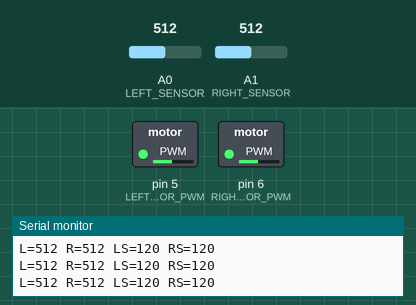
This sketch was run on a simulated Arduino Uno, built with avr-gcc and run on an emulated ATmega328P. On the bench: switched loads named in the sketch (green lamp = pin HIGH), the last lines printed to the serial monitor. The inputs (shaded band) are chosen by the test bench; at power-on: A0 (LEFT_SENSOR) = 512, A1 (RIGHT_SENSOR) = 512.

Above: at 1.2 s.
1.3 s: A0 (LEFT_SENSOR) set to 811
At 2.3 s:
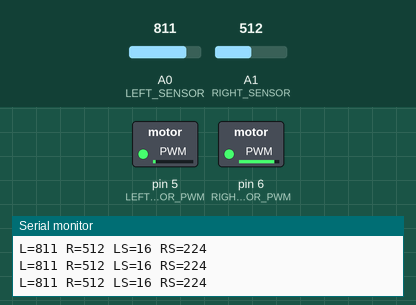
2.8 s: A0 (LEFT_SENSOR) set to 844
At 4.0 s:
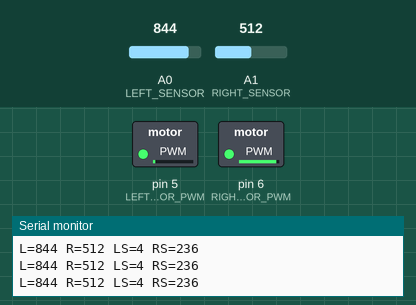
4.3 s: A1 (RIGHT_SENSOR) set to 534
At 5.5 s:
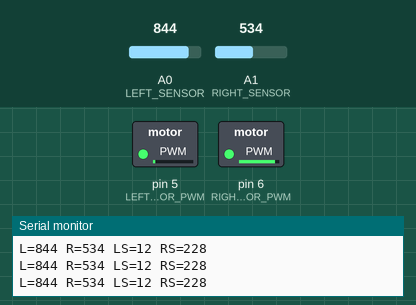
7.3 s: A1 (RIGHT_SENSOR) set to 306
At 7.8 s:
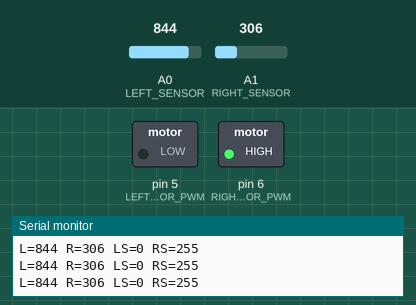
8.8 s: A0 (LEFT_SENSOR) set to 640
At 9.4 s:
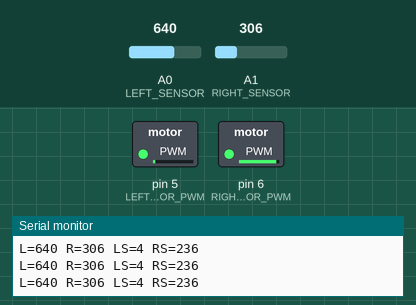
10.3 s: A0 (LEFT_SENSOR) set to 612
At 10.9 s:
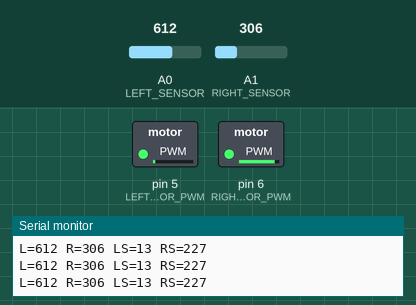
Timing chart, 0 to 13.3 s (numbered marks = the images above; inputs shaded):
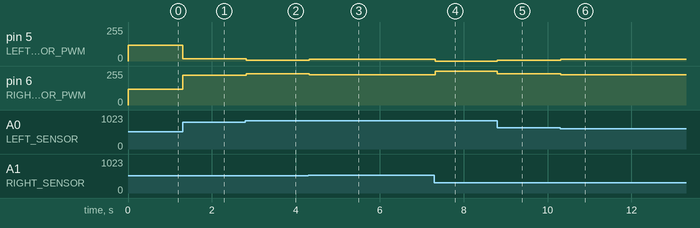

The sketch:

line_follower.ino
```cpp
const int LEFT_SENSOR = A0;
const int RIGHT_SENSOR = A1;
const int LEFT_MOTOR_PWM = 5;
const int RIGHT_MOTOR_PWM = 6;

int baseSpeed = 120;
float kp = 0.35;

void setup() {
  pinMode(LEFT_MOTOR_PWM, OUTPUT);
  pinMode(RIGHT_MOTOR_PWM, OUTPUT);
  Serial.begin(9600);
}

void loop() {
  int leftValue = analogRead(LEFT_SENSOR);
  int rightValue = analogRead(RIGHT_SENSOR);
  int error = leftValue - rightValue;

  int correction = (int)(kp * error);
  int leftSpeed = constrain(baseSpeed - correction, 0, 255);
  int rightSpeed = constrain(baseSpeed + correction, 0, 255);

  analogWrite(LEFT_MOTOR_PWM, leftSpeed);
  analogWrite(RIGHT_MOTOR_PWM, rightSpeed);

  Serial.print("L=");
  Serial.print(leftValue);
  Serial.print(" R=");
  Serial.print(rightValue);
  Serial.print(" LS=");
  Serial.print(leftSpeed);
  Serial.print(" RS=");
  Serial.println(rightSpeed);

  delay(20);
}
```

Measured:
- after the input at 1.3 s, pin 5 (LEFT_MOTOR_PWM): 120/255 → 16/255 at once; pin 6 (RIGHT_MOTOR_PWM): 120/255 → 224/255 at once
- after the input at 2.8 s, pin 5 (LEFT_MOTOR_PWM): 16/255 → 4/255 at once; pin 6 (RIGHT_MOTOR_PWM): 224/255 → 236/255 at once
- after the input at 4.3 s, pin 5 (LEFT_MOTOR_PWM): 4/255 → 12/255 at once; pin 6 (RIGHT_MOTOR_PWM): 236/255 → 228/255 at once
- after the input at 7.3 s, pin 5 (LEFT_MOTOR_PWM): 12/255 → 0/255 at once; pin 6 (RIGHT_MOTOR_PWM): 228/255 → 255/255 at once
- after the input at 8.8 s, pin 5 (LEFT_MOTOR_PWM): 0/255 → 4/255 at once; pin 6 (RIGHT_MOTOR_PWM): 255/255 → 236/255 at once
- after the input at 10.3 s, pin 5 (LEFT_MOTOR_PWM): 4/255 → 13/255 at once; pin 6 (RIGHT_MOTOR_PWM): 236/255 → 227/255 at once
